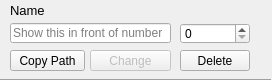
<?xml version="1.0" encoding="UTF-8"?>
<ui version="4.0">
 <class>Form</class>
 <widget class="QWidget" name="Form">
  <property name="geometry">
   <rect>
    <x>0</x>
    <y>0</y>
    <width>272</width>
    <height>80</height>
   </rect>
  </property>
  <property name="windowTitle">
   <string>Form</string>
  </property>
  <widget class="QWidget" name="dynamic" native="true">
   <property name="geometry">
    <rect>
     <x>0</x>
     <y>0</y>
     <width>271</width>
     <height>80</height>
    </rect>
   </property>
   <property name="sizePolicy">
    <sizepolicy hsizetype="Fixed" vsizetype="Fixed">
     <horstretch>0</horstretch>
     <verstretch>0</verstretch>
    </sizepolicy>
   </property>
   <property name="maximumSize">
    <size>
     <width>271</width>
     <height>80</height>
    </size>
   </property>
   <property name="palette">
    <palette>
     <active>
      <colorrole role="Base">
       <brush brushstyle="SolidPattern">
        <color alpha="255">
         <red>255</red>
         <green>112</green>
         <blue>222</blue>
        </color>
       </brush>
      </colorrole>
     </active>
     <inactive>
      <colorrole role="Base">
       <brush brushstyle="SolidPattern">
        <color alpha="255">
         <red>255</red>
         <green>112</green>
         <blue>222</blue>
        </color>
       </brush>
      </colorrole>
     </inactive>
     <disabled>
      <colorrole role="Base">
       <brush brushstyle="SolidPattern">
        <color alpha="255">
         <red>240</red>
         <green>240</green>
         <blue>240</blue>
        </color>
       </brush>
      </colorrole>
     </disabled>
    </palette>
   </property>
   <property name="whatsThis">
    <string>number</string>
   </property>
   <widget class="QLabel" name="label">
    <property name="geometry">
     <rect>
      <x>10</x>
      <y>2</y>
      <width>171</width>
      <height>16</height>
     </rect>
    </property>
    <property name="font">
     <font>
      <pointsize>10</pointsize>
     </font>
    </property>
    <property name="text">
     <string>Name</string>
    </property>
   </widget>
   <widget class="Line" name="line_6">
    <property name="geometry">
     <rect>
      <x>0</x>
      <y>70</y>
      <width>291</width>
      <height>20</height>
     </rect>
    </property>
    <property name="orientation">
     <enum>Qt::Horizontal</enum>
    </property>
   </widget>
   <widget class="QSpinBox" name="spinBox">
    <property name="geometry">
     <rect>
      <x>180</x>
      <y>23</y>
      <width>70</width>
      <height>21</height>
     </rect>
    </property>
    <property name="toolTip">
     <string>Number</string>
    </property>
    <property name="styleSheet">
     <string notr="true">QWidget: {background: white}</string>
    </property>
   </widget>
   <widget class="QLineEdit" name="lineEdit">
    <property name="geometry">
     <rect>
      <x>10</x>
      <y>23</y>
      <width>161</width>
      <height>20</height>
     </rect>
    </property>
    <property name="toolTip">
     <string>Show this as text in front of the number</string>
    </property>
    <property name="styleSheet">
     <string notr="true">QWidget: {background: white}</string>
    </property>
    <property name="placeholderText">
     <string>Show this in front of number</string>
    </property>
   </widget>
   <widget class="QPushButton" name="deleteFromItem">
    <property name="geometry">
     <rect>
      <x>180</x>
      <y>50</y>
      <width>70</width>
      <height>21</height>
     </rect>
    </property>
    <property name="palette">
     <palette>
      <active>
       <colorrole role="Light">
        <brush brushstyle="SolidPattern">
         <color alpha="255">
          <red>234</red>
          <green>234</green>
          <blue>234</blue>
         </color>
        </brush>
       </colorrole>
       <colorrole role="Base">
        <brush brushstyle="SolidPattern">
         <color alpha="255">
          <red>214</red>
          <green>214</green>
          <blue>214</blue>
         </color>
        </brush>
       </colorrole>
      </active>
      <inactive>
       <colorrole role="Light">
        <brush brushstyle="SolidPattern">
         <color alpha="255">
          <red>234</red>
          <green>234</green>
          <blue>234</blue>
         </color>
        </brush>
       </colorrole>
       <colorrole role="Base">
        <brush brushstyle="SolidPattern">
         <color alpha="255">
          <red>214</red>
          <green>214</green>
          <blue>214</blue>
         </color>
        </brush>
       </colorrole>
      </inactive>
      <disabled>
       <colorrole role="Light">
        <brush brushstyle="SolidPattern">
         <color alpha="255">
          <red>234</red>
          <green>234</green>
          <blue>234</blue>
         </color>
        </brush>
       </colorrole>
       <colorrole role="Base">
        <brush brushstyle="SolidPattern">
         <color alpha="255">
          <red>240</red>
          <green>240</green>
          <blue>240</blue>
         </color>
        </brush>
       </colorrole>
      </disabled>
     </palette>
    </property>
    <property name="toolTip">
     <string>Delete this item from the list</string>
    </property>
    <property name="text">
     <string>Delete</string>
    </property>
   </widget>
   <widget class="QPushButton" name="copyPath">
    <property name="geometry">
     <rect>
      <x>10</x>
      <y>50</y>
      <width>75</width>
      <height>21</height>
     </rect>
    </property>
    <property name="toolTip">
     <string>Copy the path of this item to the clipboard</string>
    </property>
    <property name="text">
     <string>Copy Path</string>
    </property>
   </widget>
   <widget class="QPushButton" name="change">
    <property name="enabled">
     <bool>false</bool>
    </property>
    <property name="geometry">
     <rect>
      <x>90</x>
      <y>50</y>
      <width>81</width>
      <height>21</height>
     </rect>
    </property>
    <property name="text">
     <string>Change</string>
    </property>
   </widget>
  </widget>
 </widget>
 <resources/>
 <connections/>
</ui>
